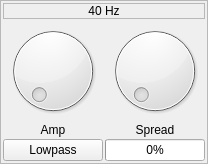
                     <widget class="QFrame" name="frame_18">
                      <property name="frameShape">
                       <enum>QFrame::StyledPanel</enum>
                      </property>
                      <layout class="QGridLayout" name="gridLayout_95">
                       <property name="leftMargin">
                        <number>2</number>
                       </property>
                       <property name="topMargin">
                        <number>2</number>
                       </property>
                       <property name="rightMargin">
                        <number>2</number>
                       </property>
                       <property name="bottomMargin">
                        <number>2</number>
                       </property>
                       <property name="spacing">
                        <number>2</number>
                       </property>
                       <item row="1" column="0">
                        <layout class="QVBoxLayout" name="verticalLayout_40">
                         <item>
                          <widget class="QDial" name="amp_dial_2">
                           <property name="minimum">
                            <number>0</number>
                           </property>
                           <property name="maximum">
                            <number>200</number>
                           </property>
                          </widget>
                         </item>
                         <item>
                          <widget class="QLabel" name="label_26">
                           <property name="text">
                            <string>Amp</string>
                           </property>
                           <property name="alignment">
                            <set>Qt::AlignCenter</set>
                           </property>
                          </widget>
                         </item>
                        </layout>
                       </item>
                       <item row="1" column="1">
                        <layout class="QVBoxLayout" name="verticalLayout_42">
                         <item>
                          <widget class="QDial" name="spread_dial_2">
                           <property name="minimum">
                            <number>1</number>
                           </property>
                           <property name="maximum">
                            <number>500</number>
                           </property>
                          </widget>
                         </item>
                         <item>
                          <widget class="QLabel" name="label_27">
                           <property name="text">
                            <string>Spread</string>
                           </property>
                           <property name="alignment">
                            <set>Qt::AlignCenter</set>
                           </property>
                          </widget>
                         </item>
                        </layout>
                       </item>
                       <item row="2" column="0">
                        <widget class="QPushButton" name="filter_type_btm_2">
                         <property name="text">
                          <string>Lowpass</string>
                         </property>
                        </widget>
                       </item>
                       <item row="2" column="1">
                        <widget class="QProgressBar" name="spread_bar_2">
                         <property name="minimum">
                          <number>1</number>
                         </property>
                         <property name="maximum">
                          <number>500</number>
                         </property>
                         <property name="value">
                          <number>1</number>
                         </property>
                         <property name="alignment">
                          <set>Qt::AlignCenter</set>
                         </property>
                        </widget>
                       </item>
                       <item row="0" column="0" colspan="2">
                        <widget class="QLabel" name="label_28">
                         <property name="frameShape">
                          <enum>QFrame::StyledPanel</enum>
                         </property>
                         <property name="text">
                          <string>40 Hz</string>
                         </property>
                         <property name="alignment">
                          <set>Qt::AlignCenter</set>
                         </property>
                        </widget>
                       </item>
                      </layout>
                     </widget>
